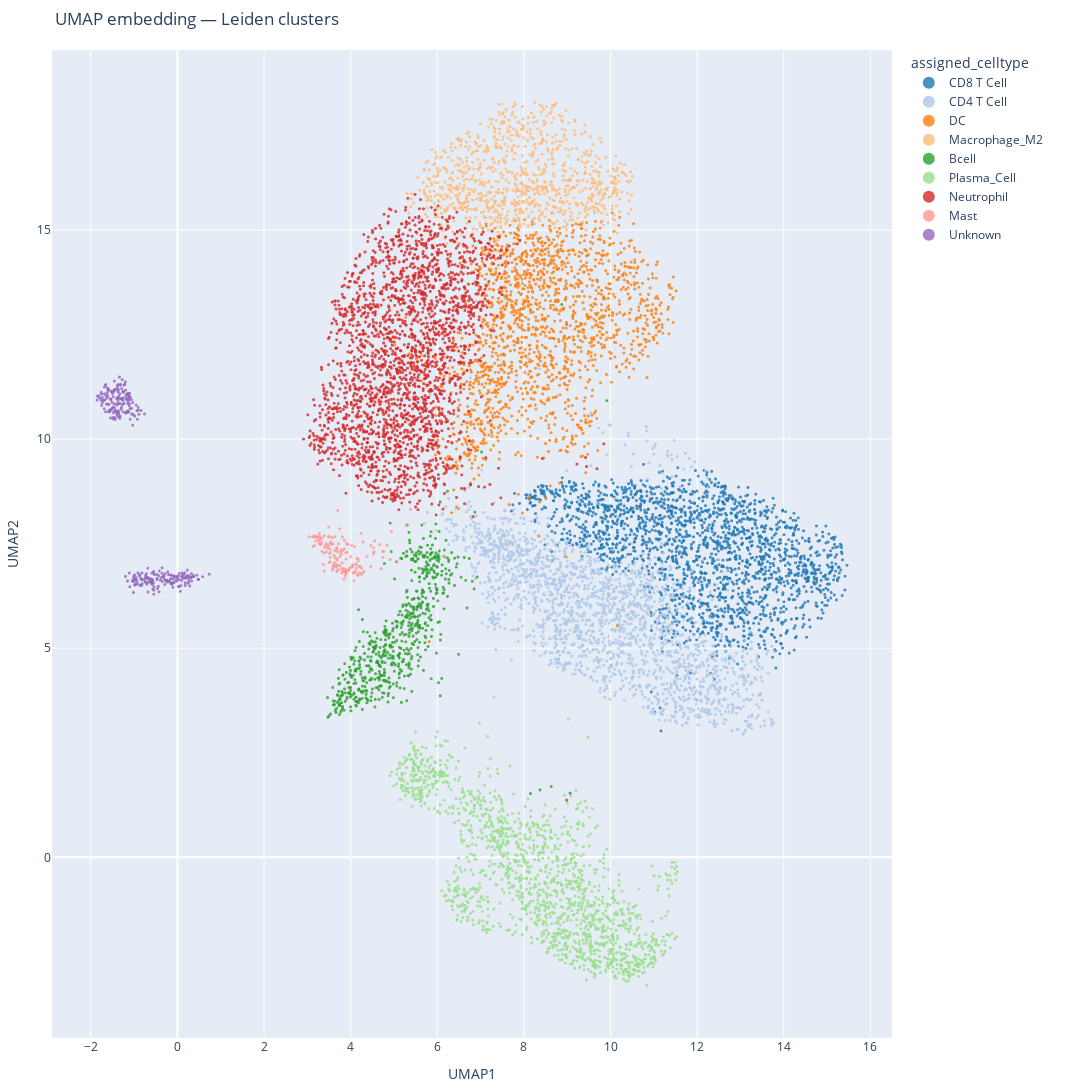

Source (notebook cell):
### Code cell
plot_adata(adata_xen,cluster_key="assigned_celltype")

### Figure 1 — Plotly figure (JSON) as saved in the notebook; plotly's stock layout.template omitted (floating-point values rounded to 4 significant figures; data arrays with more than 128 entries replaced by an {"elided": "..."} marker saying what was removed)
{"data": [{"hovertemplate": "<b>%{hovertext}</b><br><br>assigned_celltype=CD8 T Cell<br>UMAP1=%{x}<br>UMAP2=%{y}<extra></extra>", "hovertext": {"elided": "2016 str values"}, "legendgroup": "CD8 T Cell", "marker": {"color": "#1f77b4", "opacity": 0.8, "size": 3, "symbol": "circle"}, "mode": "markers", "name": "CD8 T Cell", "showlegend": true, "type": "scattergl", "x": {"elided": "2016 float values"}, "xaxis": "x", "y": {"elided": "2016 float values"}, "yaxis": "y"}, {"hovertemplate": "<b>%{hovertext}</b><br><br>assigned_celltype=CD4 T Cell<br>UMAP1=%{x}<br>UMAP2=%{y}<extra></extra>", "hovertext": {"elided": "2021 str values"}, "legendgroup": "CD4 T Cell", "marker": {"color": "#aec7e8", "opacity": 0.8, "size": 3, "symbol": "circle"}, "mode": "markers", "name": "CD4 T Cell", "showlegend": true, "type": "scattergl", "x": {"elided": "2021 float values"}, "xaxis": "x", "y": {"elided": "2021 float values"}, "yaxis": "y"}, {"hovertemplate": "<b>%{hovertext}</b><br><br>assigned_celltype=DC<br>UMAP1=%{x}<br>UMAP2=%{y}<extra></extra>", "hovertext": {"elided": "1674 str values"}, "legendgroup": "DC", "marker": {"color": "#ff7f0e", "opacity": 0.8, "size": 3, "symbol": "circle"}, "mode": "markers", "name": "DC", "showlegend": true, "type": "scattergl", "x": {"elided": "1674 float values"}, "xaxis": "x", "y": {"elided": "1674 float values"}, "yaxis": "y"}, {"hovertemplate": "<b>%{hovertext}</b><br><br>assigned_celltype=Macrophage_M2<br>UMAP1=%{x}<br>UMAP2=%{y}<extra></extra>", "hovertext": {"elided": "945 str values"}, "legendgroup": "Macrophage_M2", "marker": {"color": "#ffbb78", "opacity": 0.8, "size": 3, "symbol": "circle"}, "mode": "markers", "name": "Macrophage_M2", "showlegend": true, "type": "scattergl", "x": {"elided": "945 float values"}, "xaxis": "x", "y": {"elided": "945 float values"}, "yaxis": "y"}, {"hovertemplate": "<b>%{hovertext}</b><br><br>assigned_celltype=Bcell<br>UMAP1=%{x}<br>UMAP2=%{y}<extra></extra>", "hovertext": {"elided": "636 str values"}, "legendgroup": "Bcell", "marker": {"color": "#2ca02c", "opacity": 0.8, "size": 3, "symbol": "circle"}, "mode": "markers", "name": "Bcell", "showlegend": true, "type": "scattergl", "x": {"elided": "636 float values"}, "xaxis": "x", "y": {"elided": "636 float values"}, "yaxis": "y"}, {"hovertemplate": "<b>%{hovertext}</b><br><br>assigned_celltype=Plasma_Cell<br>UMAP1=%{x}<br>UMAP2=%{y}<extra></extra>", "hovertext": {"elided": "1550 str values"}, "legendgroup": "Plasma_Cell", "marker": {"color": "#98df8a", "opacity": 0.8, "size": 3, "symbol": "circle"}, "mode": "markers", "name": "Plasma_Cell", "showlegend": true, "type": "scattergl", "x": {"elided": "1550 float values"}, "xaxis": "x", "y": {"elided": "1550 float values"}, "yaxis": "y"}, {"hovertemplate": "<b>%{hovertext}</b><br><br>assigned_celltype=Neutrophil<br>UMAP1=%{x}<br>UMAP2=%{y}<extra></extra>", "hovertext": {"elided": "2381 str values"}, "legendgroup": "Neutrophil", "marker": {"color": "#d62728", "opacity": 0.8, "size": 3, "symbol": "circle"}, "mode": "markers", "name": "Neutrophil", "showlegend": true, "type": "scattergl", "x": {"elided": "2381 float values"}, "xaxis": "x", "y": {"elided": "2381 float values"}, "yaxis": "y"}, {"hovertemplate": "<b>%{hovertext}</b><br><br>assigned_celltype=Mast<br>UMAP1=%{x}<br>UMAP2=%{y}<extra></extra>", "hovertext": {"elided": "153 str values"}, "legendgroup": "Mast", "marker": {"color": "#ff9896", "opacity": 0.8, "size": 3, "symbol": "circle"}, "mode": "markers", "name": "Mast", "showlegend": true, "type": "scattergl", "x": {"elided": "153 float values"}, "xaxis": "x", "y": {"elided": "153 float values"}, "yaxis": "y"}, {"hovertemplate": "<b>%{hovertext}</b><br><br>assigned_celltype=Unknown<br>UMAP1=%{x}<br>UMAP2=%{y}<extra></extra>", "hovertext": {"elided": "301 str values"}, "legendgroup": "Unknown", "marker": {"color": "#9467bd", "opacity": 0.8, "size": 3, "symbol": "circle"}, "mode": "markers", "name": "Unknown", "showlegend": true, "type": "scattergl", "x": {"elided": "301 float values"}, "xaxis": "x", "y": {"elided": "301 float values"}, "yaxis": "y"}], "layout": {"height": 1200, "legend": {"bgcolor": "rgba(255,255,255,0.5)", "itemsizing": "constant", "title": {"text": "assigned_celltype"}, "tracegroupgap": 0, "traceorder": "normal", "x": 1.02, "y": 1}, "margin": {"b": 20, "l": 20, "r": 200, "t": 50}, "title": {"text": "UMAP embedding — Leiden clusters"}, "width": 1400, "xaxis": {"anchor": "y", "domain": [0, 1], "title": {"text": "UMAP1"}}, "yaxis": {"anchor": "x", "domain": [0, 1], "title": {"text": "UMAP2"}}}}
